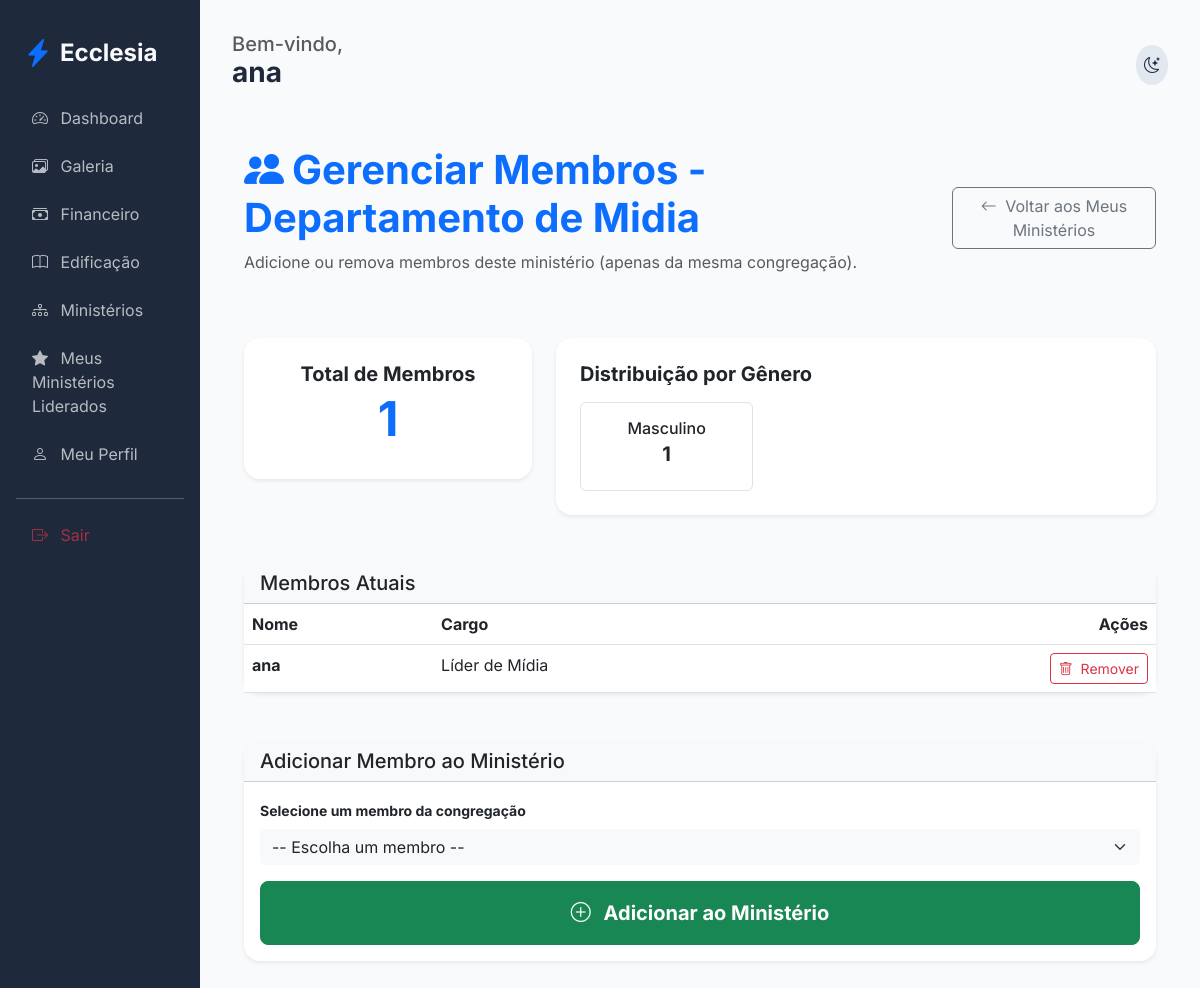
The app's page /members/ministry/3/manage-members (signed in) with its own data.
### app/core/models.py (models this page shows, shortened)
class User(db.Model, UserMixin):
    id = db.Column(db.Integer, primary_key=True)
    name = db.Column(db.String(100), nullable=False)
    email = db.Column(db.String(120), unique=True, nullable=False)
    password_hash = db.Column(db.String(128))
    birth_date = db.Column(db.Date)
    gender = db.Column(db.String(20))
    documents = db.Column(db.String(200)) # Flexível para diferentes países
    address = db.Column(db.Text)
    phone = db.Column(db.String(50))
    status = db.Column(db.String(20), default='pending') # pending, active, rejected
    is_ministry_leader = db.Column(db.Boolean, default=False)
    church_id = db.Column(db.Integer, db.ForeignKey('church.id'))
    family_id = db.Column(db.Integer, db.ForeignKey('family.id'), nullable=True)
    church_role_id = db.Column(db.Integer, db.ForeignKey('church_role.id'), nullable=True)
    ministries = db.relationship('Ministry', secondary=member_ministries, backref=db.backref('members', lazy='dynamic'))

class Ministry(db.Model):
    id = db.Column(db.Integer, primary_key=True)
    name = db.Column(db.String(100), nullable=False)
    description = db.Column(db.Text)
    church_id = db.Column(db.Integer, db.ForeignKey('church.id'))
    leader_id = db.Column(db.Integer, db.ForeignKey('user.id'), nullable=True)
    events = db.relationship('Event', backref='ministry', lazy=True)
    leader = db.relationship('User', foreign_keys=[leader_id])

class ChurchRole(db.Model):
    id = db.Column(db.Integer, primary_key=True)
    name = db.Column(db.String(80), nullable=False)
    description = db.Column(db.Text, nullable=True)
    church_id = db.Column(db.Integer, db.ForeignKey('church.id'), nullable=False)
    is_active = db.Column(db.Boolean, default=True)
    order = db.Column(db.Integer, default=0)  # para ordenar na exibição
    users = db.relationship('User', backref='church_role', lazy=True)

### app/modules/members/routes.py (the view)
@members_bp.route('/ministry/<int:ministry_id>/manage-members')
@login_required
def ministry_manage_members(ministry_id):
    ministry = Ministry.query.get_or_404(ministry_id)
    if current_user.id != ministry.leader_id and not (
        current_user.church_role and current_user.church_role.name in ['Administrador Global', 'Pastor Líder']
    ):
        flash('Acesso negado.', 'danger')
        return redirect(url_for('members.my_led_ministries'))
    current_members = ministry.members.all()
    available_members = User.query.filter(
        User.church_id == current_user.church_id,
        User.status == 'active',
        ~User.ministries.any(Ministry.id == ministry_id)
    ).order_by(User.name).all()
    total_members = len(current_members)
    gender_count = db.session.query(User.gender, func.count(User.id)).filter(
        User.id.in_([m.id for m in current_members])
    ).group_by(User.gender).all()
    return render_template('members/ministry_manage_members.html',
                           ministry=ministry,
                           current_members=current_members,
                           available_members=available_members,
                           total_members=total_members,
                           gender_count=gender_count)

### app/templates/members/ministry_manage_members.html (shortened to what this page needs)
{% extends "base.html" %}
{% block content %}
<div class="container py-4">
    <div class="d-flex justify-content-between align-items-center mb-5">
        <div>
            <h1 class="fw-bold text-primary"><i class="bi bi-people-fill me-2"></i>Gerenciar Membros - {{ ministry.name }}</h1>
            <p class="text-muted">Adicione ou remova membros deste ministério (apenas da mesma congregação).</p>
        </div>
        <a href="{{ url_for('members.my_led_ministries') }}" class="btn btn-outline-secondary">
            <i class="bi bi-arrow-left me-1"></i> Voltar aos Meus Ministérios
        </a>
    </div>
    <div class="row g-4 mb-5">
        <div class="col-md-4">
            <div class="card border-0 shadow-sm text-center p-4">
                <h5 class="fw-bold mb-1">Total de Membros</h5>
                <h2 class="display-5 fw-bold text-primary">{{ total_members }}</h2>
            </div>
        </div>
        <div class="col-md-8">
            <div class="card border-0 shadow-sm p-4">
                <h5 class="fw-bold mb-3">Distribuição por Gênero</h5>
                <div class="row g-3">
                    {% for gender, count in gender_count %}
                    <div class="col-md-4">
                        <div class="border rounded p-3 text-center">
                            <h6 class="mb-1">{{ gender or 'Não informado' }}</h6>
                            <h5 class="fw-bold">{{ count }}</h5>
                        </div>
                    </div>
                    {% endfor %}
                </div>
            </div>
        </div>
    </div>
    <div class="card border-0 shadow-sm mb-5">
        <div class="card-header bg-light">
            <h5 class="mb-0">Membros Atuais</h5>
        </div>
        <div class="card-body p-0">
            <div class="table-responsive">
                <table class="table table-hover mb-0">
                    <thead class="bg-light">
                        <tr>
                            <th>Nome</th>
                            <th>Cargo</th>
                            <th class="text-end">Ações</th>
                        </tr>
                    </thead>
                    <tbody>
                        {% for member in current_members %}
                        <tr>
                            <td class="fw-bold">{{ member.name }}</td>
                            <td>{{ member.church_role.name if member.church_role else 'Sem cargo' }}</td>
                            <td class="text-end">
                                <a href="{{ url_for('members.ministry_remove_member', ministry_id=ministry.id, user_id=member.id) }}"
                                   class="btn btn-sm btn-outline-danger"
                                   onclick="return confirm('Tem certeza que deseja remover {{ member.name }} deste ministério?');">
                                    <i class="bi bi-trash me-1"></i> Remover
                                </a>
                            </td>
                        </tr>
                        {% endfor %}
                    </tbody>
                </table>
            </div>
        </div>
    </div>
    <div class="card border-0 shadow-sm">
        <div class="card-header bg-light">
            <h5 class="mb-0">Adicionar Membro ao Ministério</h5>
        </div>
        <div class="card-body">
            <form method="POST" action="{{ url_for('members.ministry_add_member', ministry_id=ministry.id) }}">
                <div class="mb-3">
                    <label class="form-label small fw-bold">Selecione um membro da congregação</label>
                    <select name="user_id" class="form-select bg-light border-0" required>
                        <option value="">-- Escolha um membro --</option>
                    </select>
                </div>
                <div class="d-grid">
                    <button type="submit" class="btn btn-success btn-lg py-3 fw-bold">
                        <i class="bi bi-plus-circle me-2"></i> Adicionar ao Ministério
                    </button>
                </div>
            </form>
        </div>
    </div>
</div>
{% endblock %}

### app/templates/base.html (shortened to what this page needs)
<!DOCTYPE html>
<html lang="pt-BR">
<head>
    <link href="https://cdn.jsdelivr.net/npm/bootstrap@5.3.0/dist/css/bootstrap.min.css" rel="stylesheet">
    <link href="https://cdn.jsdelivr.net/npm/bootstrap-icons@1.10.0/font/bootstrap-icons.css" rel="stylesheet">
    <link rel="stylesheet" href="{{ url_for('static', filename='css/premium.css') }}">
</head>
<body>
    <div class="container-fluid">
        <div class="row">
            {% if current_user.is_authenticated %}
            <div class="col-md-3 col-lg-2 sidebar d-none d-md-block">
                <div class="d-flex align-items-center mb-4 px-2">
                    <i class="bi bi-lightning-charge-fill text-primary fs-3 me-2"></i>
                    <h4 class="mb-0 fw-bold">Ecclesia</h4>
                </div>
                <nav class="nav flex-column">
                    <a class="nav-link {{ 'active' if request.endpoint == 'members.dashboard' }}" href="{{ url_for('members.dashboard') }}">
                        <i class="bi bi-speedometer2 me-2"></i> Dashboard
                    </a>
                    <a class="nav-link {{ 'active' if 'gallery' in request.endpoint }}" href="{{ url_for('edification.gallery') }}">
                        <i class="bi bi-images me-2"></i> Galeria
                    </a>
                    <a class="nav-link {{ 'active' if 'finance' in request.endpoint }}" href="{{ url_for('finance.dashboard') }}">
                        <i class="bi bi-cash-stack me-2"></i> Financeiro
                    </a>
                    <a class="nav-link {{ 'active' if 'edification' in request.endpoint }}" href="{{ url_for('edification.list_studies') }}">
                        <i class="bi bi-book me-2"></i> Edificação
                    </a>
                                        <a class="nav-link {{ 'active' if 'ministries' in request.endpoint }}" href="{{ url_for('members.list_ministries') }}">
                        <i class="bi bi-diagram-3 me-2"></i> Ministérios
                    </a>
                    {% set led_count = namespace(count=0) %}
                    {% for min in current_user.ministries %}
                        {% if min.leader_id == current_user.id %}
                            {% set led_count.count = led_count.count + 1 %}
                        {% endif %}
                    {% endfor %}
                    {% if led_count.count > 0 %}
                    <a class="nav-link {{ 'active' if 'my_led_ministries' in request.endpoint }}" href="{{ url_for('members.my_led_ministries') }}">
                        <i class="bi bi-star-fill me-2"></i> Meus Ministérios Liderados
                    </a>
                    {% endif %}
                    <a class="nav-link" href="{{ url_for('members.profile') }}">
                        <i class="bi bi-person me-2"></i> Meu Perfil
                    </a>
                    <hr class="my-3 opacity-25">
                    <a class="nav-link text-danger" href="{{ url_for('auth.logout') }}">
                        <i class="bi bi-box-arrow-right me-2"></i> Sair
                    </a>
                </nav>
            </div>
            {% endif %}
            <div class="col-md-9 col-lg-10 main-content {{ 'mx-auto' if not current_user.is_authenticated }}">
                <header class="d-flex justify-content-between align-items-center mb-4">
                    <div>
                        {% if current_user.is_authenticated %}
                        <h5 class="text-muted mb-0">Bem-vindo,</h5>
                        <h3 class="fw-bold">{{ current_user.name }}</h3>
                        {% endif %}
                    </div>
                    <div class="d-flex align-items-center gap-3">
                        <div class="theme-toggle" onclick="toggleTheme()">
                            <i class="bi bi-moon-stars" id="theme-icon"></i>
                        </div>
                    </div>
                </header>
                {% block content %}{% endblock %}
            </div>
        </div>
    </div>
</body>
</html>

### app/static/css/premium.css (style rules this page uses)
:root { --primary: #4f46e5; --primary-hover: #4338ca; --secondary: #64748b; --success: #10b981; --danger: #ef4444; --warning: #f59e0b; --info: #06b6d4; --bg-main: #f8fafc; --bg-card: #ffffff; --text-main: #1e293b; --text-muted: #64748b; --border: #e2e8f0; --sidebar-bg: #1e293b; --sidebar-text: #f8fafc; }
body { font-family: 'Inter', sans-serif; background-color: var(--bg-main); color: var(--text-main); transition: all 0.3s ease; }
.sidebar { background-color: var(--sidebar-bg); color: var(--sidebar-text); min-height: 100vh; padding: 2rem 1rem; }
.nav-link { color: var(--sidebar-text); opacity: 0.7; transition: all 0.2s; border-radius: 0.5rem; margin-bottom: 0.5rem; }
.main-content { padding: 2rem; }
.card { background-color: var(--bg-card); border: 1px solid var(--border); border-radius: 1rem; box-shadow: 0 4px 6px -1px rgb(0 0 0 / 0.1); transition: transform 0.2s; }
.theme-toggle { cursor: pointer; padding: 0.5rem; border-radius: 50%; background: var(--border); display: flex; align-items: center; justify-content: center; }

### records on screen
User: name "ana", church_role "Líder de Mídia"
Ministry: name "Departamento de Midia"

### other values on screen
{{ total_members }} "1"
{{ gender or 'Não informado' }} "Masculino"
{{ count }} "1"
